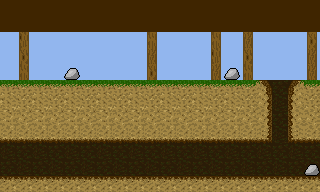

The image is a tile-based game level rendered from a .tmx file. Its description and source (layers, tilesets, objects; grid data summarised) follow:
An orthogonal 20x12 tile map with 16x16 px tiles, 2 tile layers (Calque de Tile 1, Object), 2 tilesets and 1 object (Player).

<map version="1.0" orientation="orthogonal" width="20" height="12" tilewidth="16" tileheight="16">
 <tileset firstgid="1" name="Dirt" tilewidth="16" tileheight="16">
  <image source="Dirt.png" trans="ff00ff" width="80" height="160" />
  <tile id="5">
   <properties>
    <property name="collision" value="15" />
   </properties>
  </tile>
  <tile id="6">
   <properties>
    <property name="collision" value="15" />
   </properties>
  </tile>
  <tile id="21">
   <properties>
    <property name="collision" value="15" />
   </properties>
  </tile>
  <tile id="22">
   <properties>
    <property name="collision" value="15" />
   </properties>
  </tile>
  <tile id="33">
   <properties>
    <property name="collision" value="15" />
   </properties>
  </tile>
  <tile id="34">
   <properties>
    <property name="collision" value="15" />
   </properties>
  </tile>
  <tile id="35">
   <properties>
    <property name="collision" value="15" />
   </properties>
  </tile>
  <tile id="37">
   <properties>
    <property name="collision" value="15" />
   </properties>
  </tile>
  <tile id="38">
   <properties>
    <property name="collision" value="15" />
   </properties>
  </tile>
  <tile id="39">
   <properties>
    <property name="collision" value="15" />
   </properties>
  </tile>
 </tileset>
 <tileset firstgid="51" name="testlevel_obj" tilewidth="16" tileheight="16">
  <image source="testlevel_obj.png" trans="ff00ff" width="128" height="128" />
  <tile id="0">
   <properties>
    <property name="" value="" />
   </properties>
  </tile>
 </tileset>
 <layer name="Calque de Tile 1" width="20" height="12">
  <data>[240 cells, 240 non-empty, 22 distinct tile ids]</data>
 </layer>
 <layer name="Object" width="20" height="12">
  <data>[240 cells, 5 non-empty, 3 distinct tile ids]</data>
 </layer>
 <objectgroup name="Object Layer 1" width="20" height="12">
  <object type="Player" x="32" y="41" width="14" height="12" />
 </objectgroup>
</map>